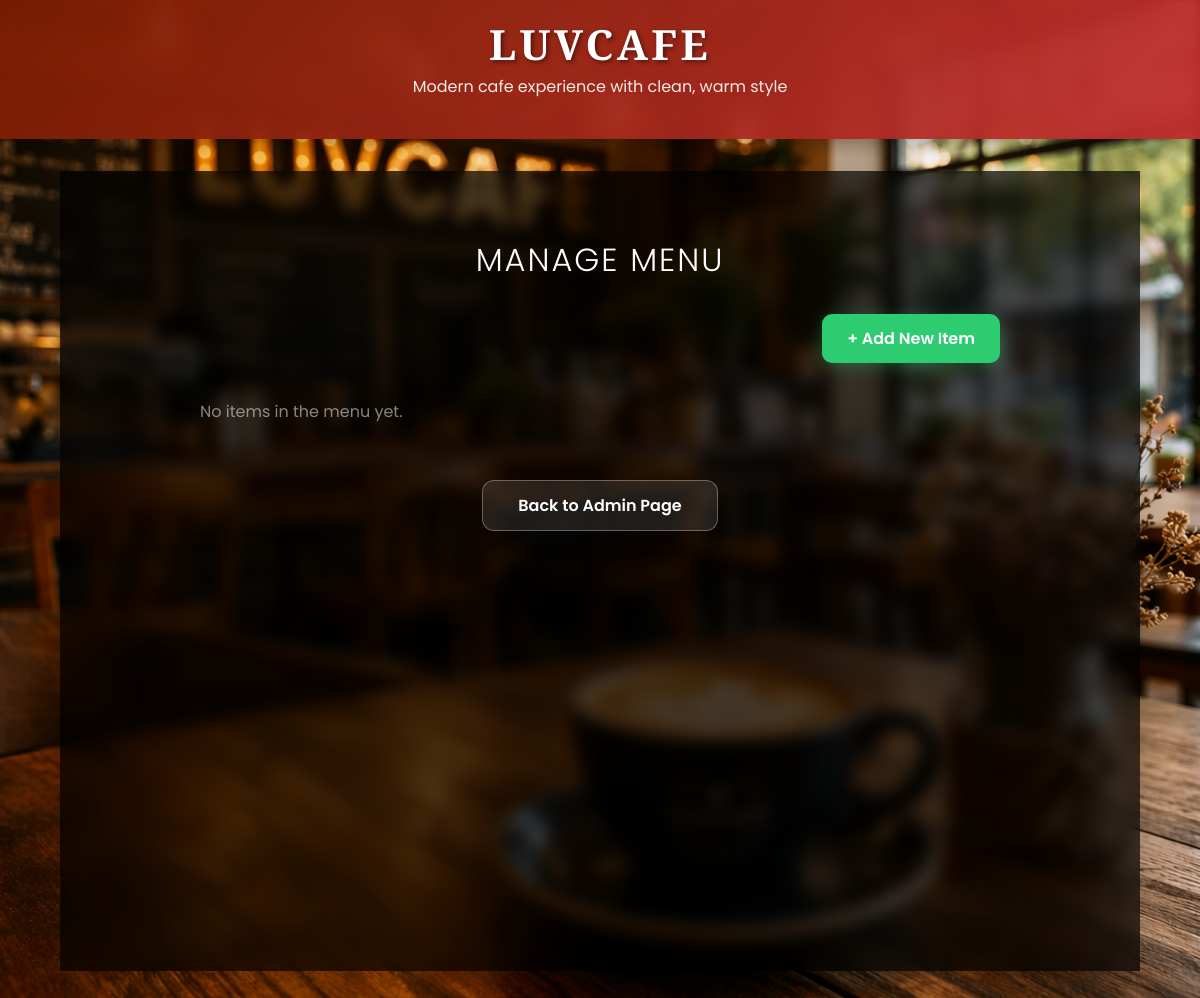
The app's page /manage_menu/ (signed in), older data.
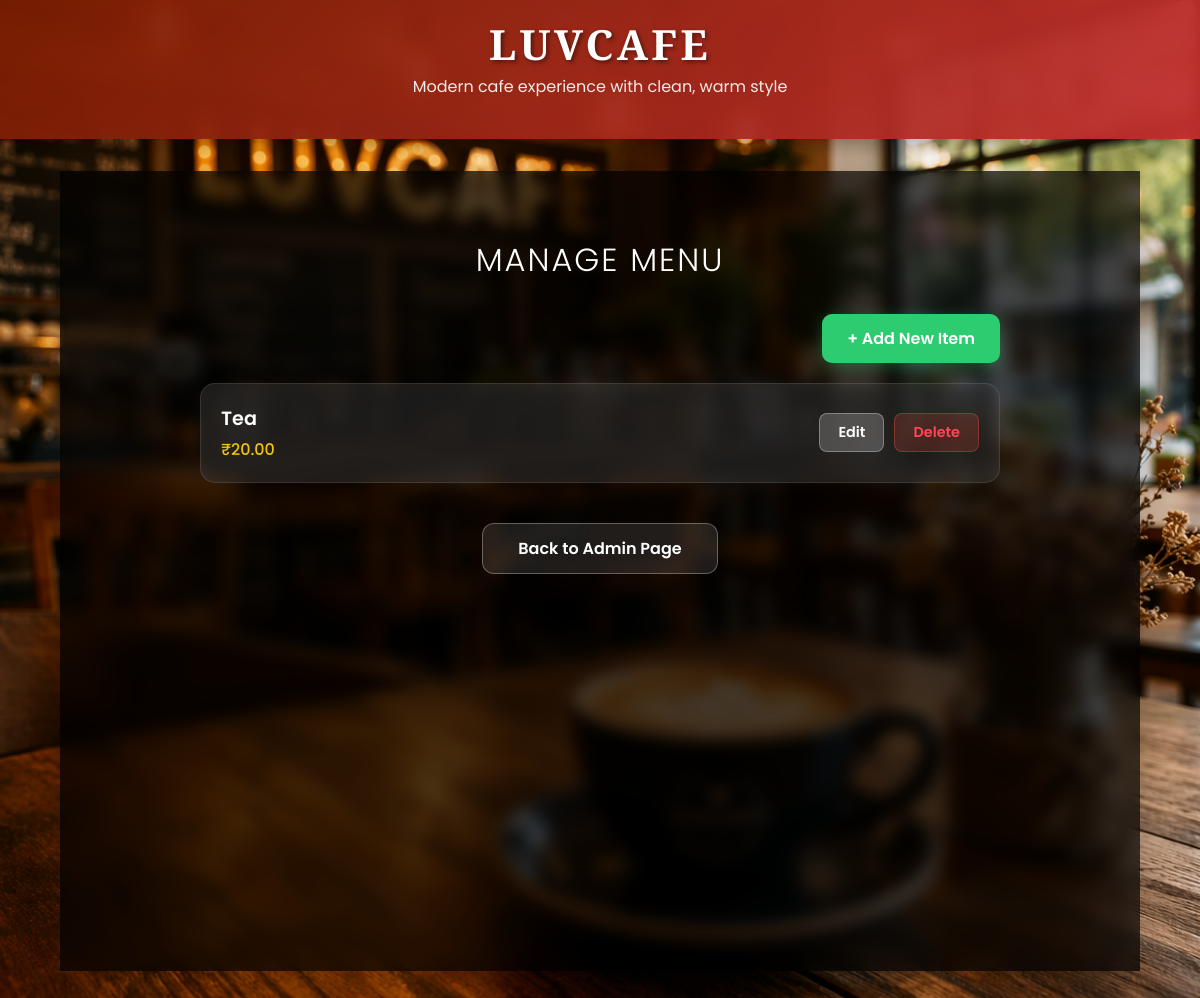
The same page, newer data.
### Luvcafe/models.py (models this page shows, shortened)
class Tastes(models.Model):
    tastes = models.CharField(max_length=100)
    price = models.DecimalField(max_digits=6, decimal_places=2)

### Luvcafe/views.py (the view)
# urls.py: path('manage_menu/', views.manage_menu, name='manage_menu'),
def manage_menu(request):
    if not request.user.is_superuser:
        return redirect('home_page')
    items = Tastes.objects.all()
    return render(request, 'manage_menu.html', {'items': items})

### Luvcafe/templates/manage_menu.html (shortened to what this page needs)
{% extends 'base.html' %}
{% load static %}
{% block content %}
<div class="container">
    <h2>Manage Menu</h2>
    <div class="action-bar">
        <a href="{% url 'add_order' %}" class="btn-add">+ Add New Item</a>
    </div>
    <div class="menu-list">
        {% for item in items %}
        <div class="menu-item-card">
            <div class="item-info">
                <span class="item-name">{{ item.tastes }}</span>
                <span class="item-price">₹{{ item.price }}</span>
            </div>
            <div class="item-controls">
                <a href="{% url 'edit_item' item.id %}" class="btn-ctrl btn-edit">Edit</a>
                <a href="{% url 'delete_item' item.id %}" class="btn-ctrl btn-delete">Delete</a>
            </div>
        </div>
        {% empty %}
        <p style="color: white; opacity: 0.5;">No items in the menu yet.</p>
        {% endfor %}
    </div>
   <div class="btn-container">
        <a href="{% url 'admin_page' %}" class="btn-back">Back to Admin Page</a>
    </div>
</div>
{% endblock %}

Row changes from the older to the newer data that the page shows:
added Tastes: tastes "Tea", price "20.00"
Text that changed along with them:
text no longer shown: "No items in the menu yet."
